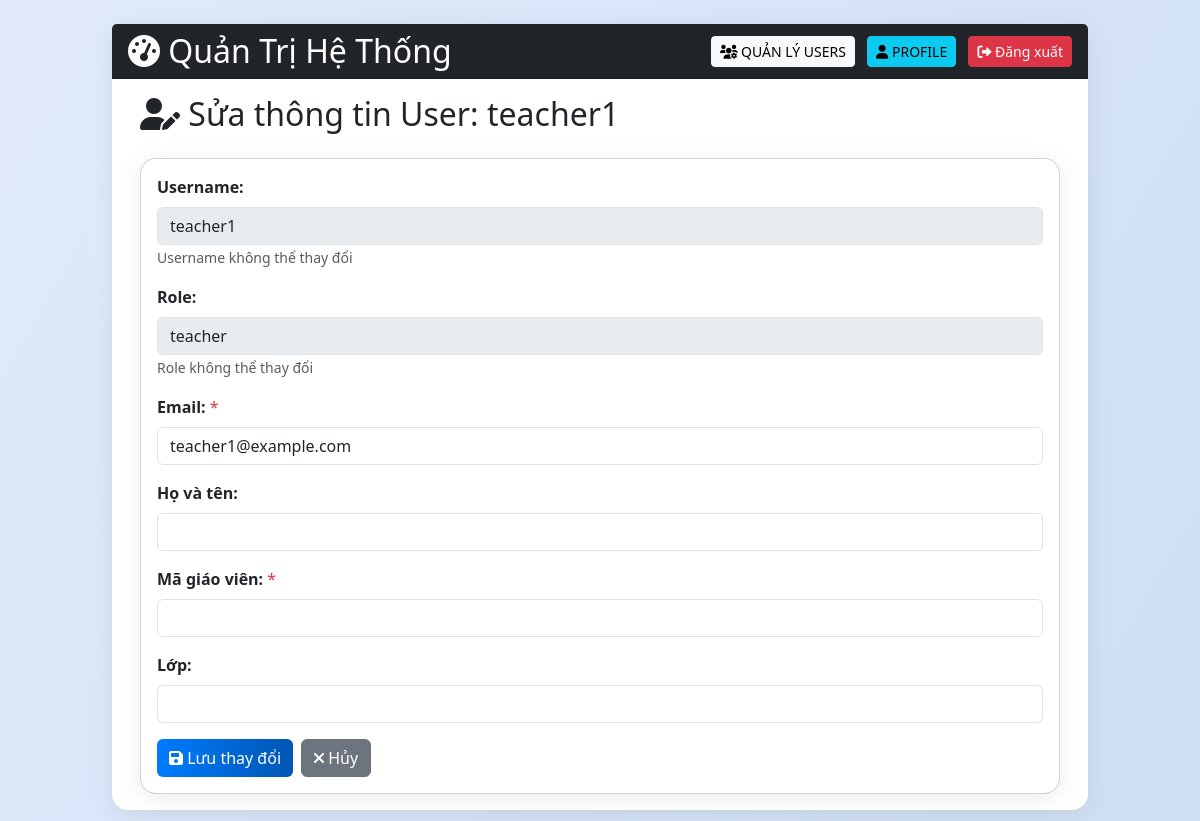
/admin/edit_user/15 (signed in), run on an earlier commit of the app's database.
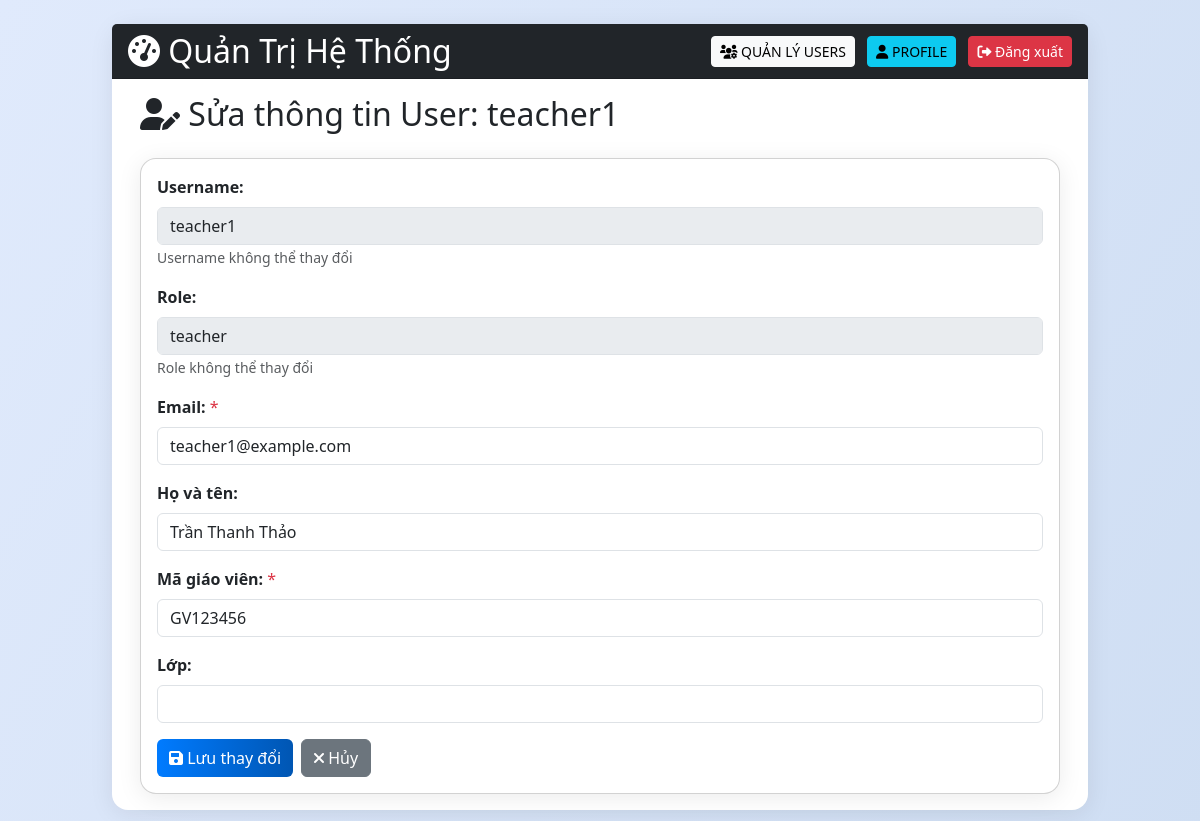
And on a later commit of the database.
### tables this page shows
CREATE TABLE users (
            id INTEGER PRIMARY KEY AUTOINCREMENT,
            username TEXT UNIQUE,
            password TEXT,
            role TEXT,
            email TEXT UNIQUE,
            rsa_private BLOB,
            salt TEXT,
            full_name TEXT,
            student_id TEXT,
            class_name TEXT,
            status TEXT DEFAULT 'approved',
            approval_note TEXT,
            selected_teachers TEXT,
            teacher_id TEXT,
            failed_attempts INTEGER DEFAULT 0,
            lock_until TEXT
        , is_deleted INTEGER DEFAULT 0, is_locked INTEGER DEFAULT 0);

### app.py (the view, shortened to what this page needs)
@app.route('/admin/edit_user/<int:uid>', methods=['GET', 'POST'])
@login_required
def admin_edit_user(uid):
    if current_user.role != 'admin':
        return redirect('/dashboard')
    errors = []
    success_msg = None
    user = c.execute("SELECT id, username, role, email, full_name, student_id, teacher_id, class_name FROM users WHERE id=? AND is_deleted=0", (uid,)).fetchone()
    return render_template('edit_user.html', user=user, errors=errors, success_msg=success_msg)

### app.py (called while the page is built)
@login_manager.user_loader
def load_user(uid):
    row = c.execute("SELECT id, username, role, email FROM users WHERE id=?",(uid,)).fetchone()
    return User(*row) if row else None

@app.before_request
def ensure_csrf_token():
    if 'csrf_token' not in session:
        session['csrf_token'] = secrets.token_hex(16)

@app.after_request
def set_security_headers(resp):
    resp.headers['X-Frame-Options'] = 'SAMEORIGIN'
    resp.headers['X-Content-Type-Options'] = 'nosniff'
    resp.headers['Referrer-Policy'] = 'no-referrer'
    resp.headers['Content-Security-Policy'] = "default-src 'self'; script-src 'self' https://cdn.jsdelivr.net 'unsafe-inline' blob:; worker-src 'self' blob:; style-src 'self' https://cdn.jsdelivr.net https://cdnjs.cloudflare.com 'unsafe-inline'; font-src 'self' https://cdnjs.cloudflare.com; img-src 'self' data:; frame-ancestors 'self'; object-src 'none'"
    return resp

### templates/edit_user.html (shortened to what this page needs)
{% extends "base.html" %}
{% block content %}
<div class="container">
    <h2><i class="fas fa-user-edit"></i> Sửa thông tin User: {{ user[1] }}</h2>
    <div class="card mt-4">
        <div class="card-body">
            <form method="post">
                <div class="mb-3">
                    <label class="form-label"><strong>Username:</strong></label>
                    <input type="text" class="form-control" value="{{ user[1] }}" readonly disabled>
                    <small class="text-muted">Username không thể thay đổi</small>
                </div>
                <div class="mb-3">
                    <label class="form-label"><strong>Role:</strong></label>
                    <input type="text" class="form-control" value="{{ user[2] }}" readonly disabled>
                    <small class="text-muted">Role không thể thay đổi</small>
                </div>
                <div class="mb-3">
                    <label class="form-label"><strong>Email:</strong> <span class="text-danger">*</span></label>
                    <input type="email" class="form-control" name="email" value="{{ user[3] }}" required>
                </div>
                <div class="mb-3">
                    <label class="form-label"><strong>Họ và tên:</strong></label>
                    <input type="text" class="form-control" name="full_name" value="{{ user[4] or '' }}">
                </div>
                {% if user[2] == 'student' %}
                <div class="mb-3">
                    <label class="form-label"><strong>Mã sinh viên:</strong> <span class="text-danger">*</span></label>
                    <input type="text" class="form-control" name="student_id" value="{{ user[5] or '' }}" required>
                </div>
                <input type="hidden" name="teacher_id" value="">
                {% elif user[2] == 'teacher' %}
                <div class="mb-3">
                    <label class="form-label"><strong>Mã giáo viên:</strong> <span class="text-danger">*</span></label>
                    <input type="text" class="form-control" name="teacher_id" value="{{ user[6] or '' }}" required>
                </div>
                {% else %}
                <input type="hidden" name="student_id" value="">
                <input type="hidden" name="teacher_id" value="">
                {% endif %}
                <div class="mb-3">
                    <label class="form-label"><strong>Lớp:</strong></label>
                    <input type="text" class="form-control" name="class_name" value="{{ user[7] or '' }}">
                </div>
                <div class="d-flex gap-2">
                    <button type="submit" class="btn btn-primary">
                        <i class="fas fa-save"></i> Lưu thay đổi
                    </button>
                    <a href="{{ url_for('admin_users') }}" class="btn btn-secondary">
                        <i class="fas fa-times"></i> Hủy
                    </a>
                </div>
            </form>
        </div>
    </div>
</div>
{% endblock %}

What changed in the data, as far as the page shows it:
changed users "teacher1": full_name (not shown) → "Trần Thanh Thảo"; teacher_id (not shown) → "GV123456"
